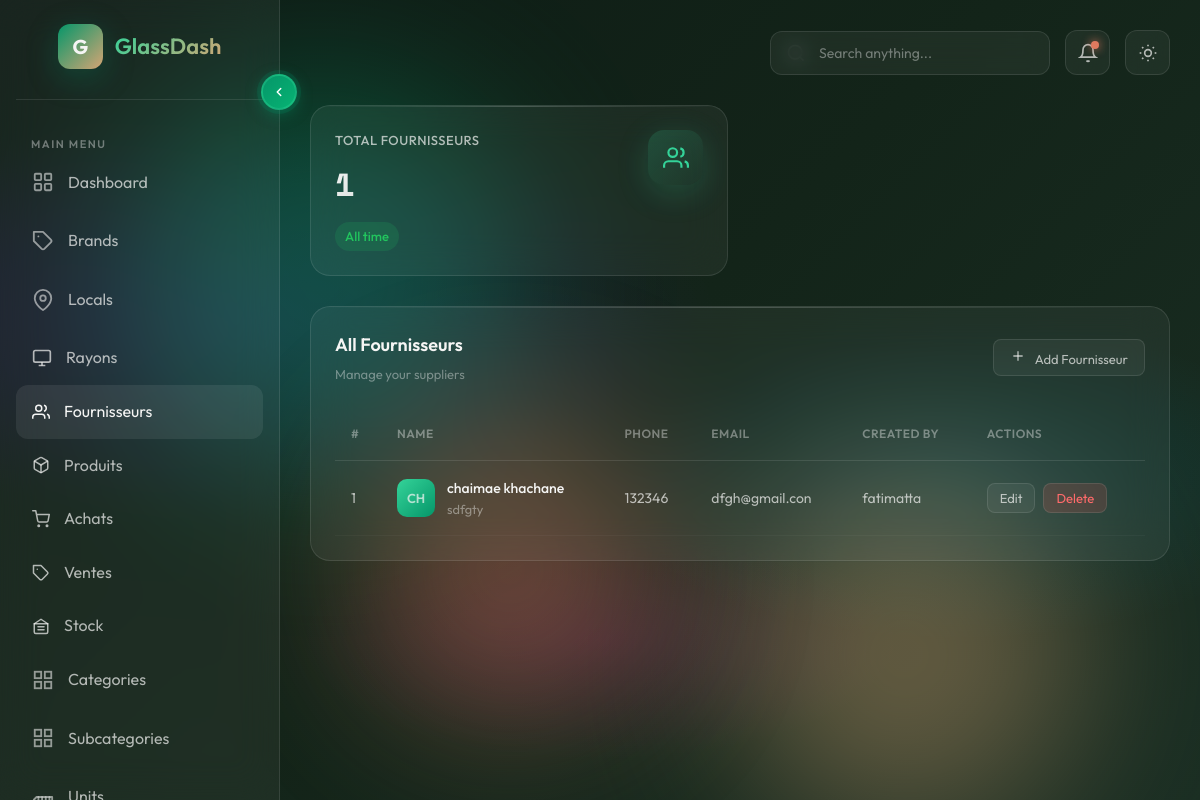
/fournisseur/ (signed in), run on the app's committed database.
### myapp/models.py (models this page shows, shortened)
class Fournisseur(models.Model):
    name    = models.CharField(max_length=100)
    phone   = models.CharField(max_length=20, blank=True)
    email   = models.EmailField(blank=True)
    address = models.TextField(blank=True)
    iduser  = models.ForeignKey(
        User,
        on_delete=models.CASCADE,
        related_name='fournisseurs'
    )
    history = HistoricalRecords()
    class Meta:
        ordering = ['name']

class User(AbstractUser):
    LANGUAGE_CHOICES = [
        ('en', 'English'),
        ('fr', 'French'),
        ('ar', 'Arabic'),
    ]
    shop_name = models.CharField(max_length=100, blank=True)
    language  = models.CharField(
        max_length=10,
        choices=LANGUAGE_CHOICES,
        default='en'
    )
    history = HistoricalRecords()
    class Meta:
        permissions = [
            ('can_view_analytics',  'Can view the analytics dashboard'),
            ('can_export_users',    'Can export the users list'),
            ('can_manage_settings', 'Can change application settings'),
            ('can_publish_post',    'Can publish posts/announcements'),
        ]
    def __str__(self):
        return self.shop_name or self.username

### myapp/views.py (the view)
# urls.py: path('fournisseur/',               views.fournisseur_list,   name='fournisseur_list'),
@login_required
def fournisseur_list(request):
    fournisseurs = Fournisseur.objects.select_related('iduser').all()
    return render(request, 'fournisseur.html', {
        'fournisseurs': fournisseurs,
    })

### myapp/templates/fournisseur.html (shortened to what this page needs)
{% extends "base.html" %}
{% load static %}
{% load i18n %}
{% block content %}
<section class="stats-grid">
    <div class="glass-card glass-card-3d stat-card">
        <div class="stat-card-inner">
            <div class="stat-info">
                <h3>{% trans "Total Fournisseurs" %}</h3>
                <div class="stat-value">{{ fournisseurs|length }}</div>
                <span class="stat-change positive">{% trans "All time" %}</span>
            </div>
            <div class="stat-icon cyan">
                <svg viewBox="0 0 24 24" fill="none" stroke="var(--emerald-light)" stroke-width="2">
                    <path d="M17 21v-2a4 4 0 0 0-4-4H5a4 4 0 0 0-4 4v2"/>
                    <circle cx="9" cy="7" r="4"/>
                    <path d="M23 21v-2a4 4 0 0 0-3-3.87"/>
                    <path d="M16 3.13a4 4 0 0 1 0 7.75"/>
                </svg>
            </div>
        </div>
    </div>
</section>
<section class="content-grid" style="grid-template-columns:1fr;">
    <div class="glass-card table-card" style="grid-column:span 1;">
        <div class="card-header">
            <div>
                <h2 class="card-title">{% trans "All Fournisseurs" %}</h2>
                <p class="card-subtitle">{% trans "Manage your suppliers" %}</p>
            </div>
            <div class="card-actions">
                <button class="card-btn" onclick="openAddFournisseurModal()">
                    <svg width="16" height="16" viewBox="0 0 24 24" fill="none" stroke="currentColor"
                         stroke-width="2" style="margin-right:6px;">
                        <line x1="12" y1="5" x2="12" y2="19"/>
                        <line x1="5" y1="12" x2="19" y2="12"/>
                    </svg>
                    {% trans "Add Fournisseur" %}
                </button>
            </div>
        </div>
        <div class="table-wrapper">
            <table class="data-table">
                <thead>
                    <tr>
                        <th>#</th>
                        <th>{% trans "Name" %}</th>
                        <th>{% trans "Phone" %}</th>
                        <th>{% trans "Email" %}</th>
                        <th>{% trans "Created by" %}</th>
                        <th>{% trans "Actions" %}</th>
                    </tr>
                </thead>
                <tbody>
                    {% for f in fournisseurs %}
                    <tr>
                        <td>{{ forloop.counter }}</td>
                        <td>
                            <div class="table-user">
                                <div class="table-avatar"
                                     style="background:linear-gradient(135deg,var(--emerald-light),var(--emerald));">
                                    {{ f.name|slice:":2"|upper }}
                                </div>
                                <div class="table-user-info">
                                    <span class="table-user-name">{{ f.name }}</span>
                                    {% if f.address %}
                                    <span style="opacity:.6;font-size:.8rem;">{{ f.address|truncatechars:30 }}</span>
                                    {% endif %}
                                </div>
                            </div>
                        </td>
                        <td>{{ f.phone|default:"—" }}</td>
                        <td>{{ f.email|default:"—" }}</td>
                        <td>{{ f.iduser }}</td>
                        <td>
                            <div style="display:flex;gap:8px;">
                                <button class="card-btn" style="padding:6px 12px;"
                                    data-id="{{ f.pk }}"
                                    data-name="{{ f.name }}"
                                    data-phone="{{ f.phone }}"
                                    data-email="{{ f.email }}"
                                    data-address="{{ f.address }}"
                                    onclick="openFournisseurEditModal(this)">
                                    {% trans "Edit" %}
                                </button>
                                <button class="card-btn"
                                        style="padding:6px 12px;background:rgba(255,80,80,0.15);color:#ff6b6b;"
                                    data-id="{{ f.pk }}"
                                    data-name="{{ f.name }}"
                                    onclick="openFournisseurDeleteModal(this)">
                                    {% trans "Delete" %}
                                </button>
                            </div>
                        </td>
                    </tr>
                    {% empty %}
                    <tr>
                        <td colspan="6" style="text-align:center;opacity:0.6;">
                            {% trans "No fournisseurs found." %}
                        </td>
                    </tr>
                    {% endfor %}
                </tbody>
            </table>
        </div>
    </div>
</section>
{% endblock %}

### data on the page
Fournisseur: name "CH", name "chaimae khachane", address "sdfgty", phone "132346", email "dfgh@gmail.con", iduser "fatimatta"

### other printed values
{{ fournisseurs|length }} "1"
